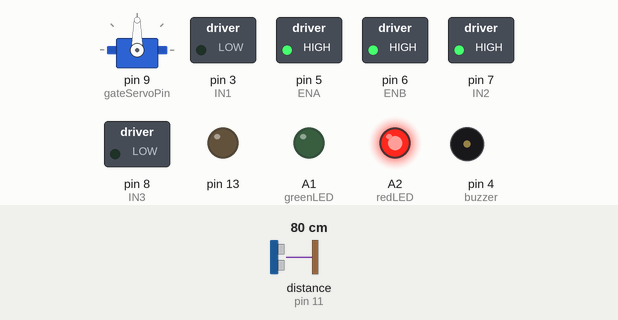
This sketch was run on a simulated Teensy 3. Shown: servo, switched loads named in the sketch (green lamp = pin HIGH), output pins drawn as LEDs (lit = HIGH), buzzer (waves = sounding, pin HIGH). Dashed ring = blinking. Inputs (shaded band) come from the test bench; at power-on: distance to the obstacle (sensor on pin 11) 80 cm. The echo pulse lasts 58.3 µs per cm; pins used as bus, display or sensor lines are not drawn.

Above: at 1.3 s.
1.4 s: distance to the obstacle (sensor on pin 11) set to 16 cm
2.9 s: distance to the obstacle (sensor on pin 11) set to 13 cm
At 3.9 s:
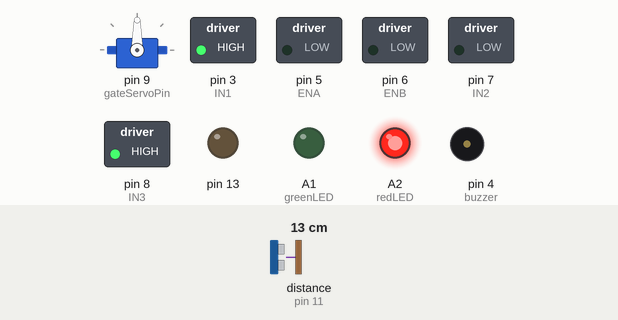
5.9 s: distance to the obstacle (sensor on pin 11) set to 18 cm
At 8.6 s:
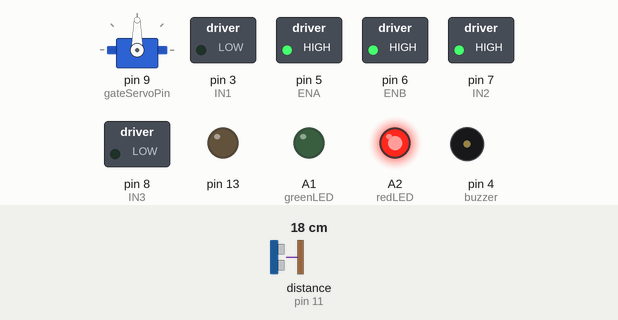
8.9 s: distance to the obstacle (sensor on pin 11) set to 2 cm
At 9.6 s:
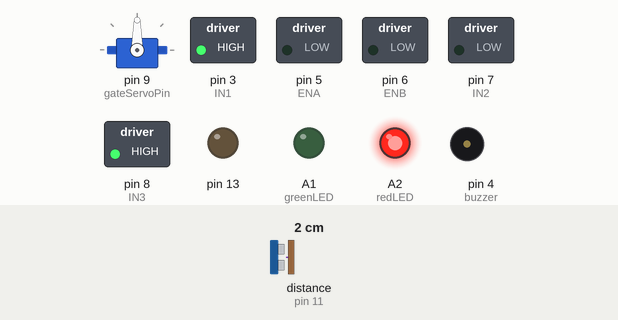
Timing chart, 0 to 12.9 s (numbered marks = the images above; inputs shaded):
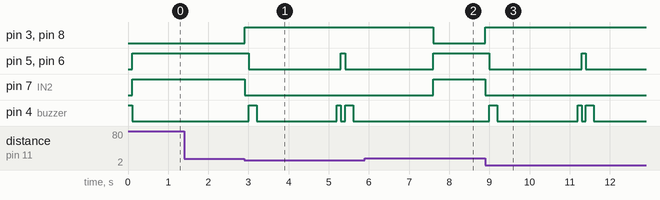

Measured:
- the behaviour switches between 15 and 14 cm on distance to the obstacle (sensor on pin 11) (found by bisection; images 0 and 1)
- after the input at 1.4 s, every drawn part: stays the same
- after the input at 2.9 s, pin 3 (IN1), pin 8 (IN3): LOW → HIGH at once; pin 5 (ENA), pin 6 (ENB): HIGH → LOW after 0.10 s, → HIGH 2.3 s later, → LOW 0.10 s later; pin 7 (IN2): HIGH → LOW at once; pin 4 (buzzer): goes HIGH 0.20 s, LOW 2.0 s, HIGH 0.10 s, LOW 0.10 s, HIGH 0.20 s, then LOW, starting after 0.10 s
- after the input at 5.9 s, pin 3 (IN1), pin 8 (IN3): HIGH → LOW after 1.7 s; pin 7 (IN2): LOW → HIGH after 1.7 s; pin 4 (buzzer): stays LOW (without the input it goes to HIGH after 1.7 s)
- after the input at 8.9 s, pin 3 (IN1), pin 8 (IN3): LOW → HIGH at once; pin 5 (ENA), pin 6 (ENB): HIGH → LOW after 0.10 s, → HIGH 2.3 s later, → LOW 0.10 s later; pin 7 (IN2): HIGH → LOW at once; pin 4 (buzzer): goes HIGH 0.20 s, LOW 2.0 s, HIGH 0.10 s, LOW 0.10 s, HIGH 0.20 s, then LOW, starting after 0.10 s

The sketch:

Open_day_code_test_1.ino
```cpp
#include <NewPing.h>
#include <Servo.h>


#define TRIGGER_PIN  10  // Arduino pin tied to trigger pin on the ultrasonic sensor.
#define ECHO_PIN     11  // Arduino pin tied to echo pin on the ultrasonic sensor.
#define MAX_DISTANCE 200 // Maximum distance we want to ping for (in centimeters). Maximum sensor distance is rated at 400-500cm.

NewPing sonar(TRIGGER_PIN, ECHO_PIN, MAX_DISTANCE); // NewPing setup of pins and maximum distance.


Servo gateServo;

#define redLED A2
#define greenLED A1
#define gateServoPin 9 // on gate code, this is 9


#define IN4 9 //on  robot, this is 9
#define IN3 8
#define IN2 7
#define IN1 3

#define ENA 5
#define ENB 6
#define buzzer 4


void setup()
{
	pinMode(redLED, OUTPUT);
	pinMode(greenLED, OUTPUT);
	pinMode(buzzer, OUTPUT);

	pinMode(13, OUTPUT);

	pinMode(IN1, OUTPUT);
	pinMode(IN2, OUTPUT);
	pinMode(IN3, OUTPUT);
	pinMode(IN4, OUTPUT);
	pinMode(ENA, OUTPUT);
	pinMode(ENB, OUTPUT);

	gateServo.attach(gateServoPin);

	Serial.begin(115200);

	beep();
}

void loop()
{

	//Write code to let drive until it sees the gate.
	//sample test code//

	// if (checkSensor(10) == true)
	// {
	// 	move('s');
	// }
	// else
	// {
	// 	move('f');
	// }


	 digitalWrite(redLED, HIGH);


	 // Serial.println(checkSensor(10));
	 // while(1)
	 // {
	 // Serial.println(sonar.ping_cm());
		// }


	 // if (checkSensor(10) == true)
	 // {
	 // 	//Serial.println("sees something");
	 // 	gateServo.write(90);
	 // 	delay(1000);
		// digitalWrite(redLED, LOW);
	 // 	digitalWrite(greenLED, HIGH);
	 // 	delay(5000);
	 // 	gateServo.write(0);
		// digitalWrite(greenLED, LOW);
	 // 	digitalWrite(redLED, HIGH);
	 // }
  //    else
  //    {
  //    	//	Serial.println("sees nothing");
  //    	gateServo.write(0);
  //    }

 move('f');

 if(checkSensor(15)== true)
{
	move ('s');
	beep();
	beep();
	delay(2000);

	if(checkSensor(15)!= true)
	{
		move('f');
	}
	else
	{
		beep();
	}
}

	//sample test code//

    /************************************/

											    // drive forward


											    // stop infront of gate, beep horn( 500 ms beep)


											    // wait 2 seconds


											    //check for gate again


											    //if there is no gate, drive through


     /***********************************/


   // BONUS POINTS!!! wRITE CODE TO HAVE ROBOT ALWAYS AVOID OBJECTS IN FRONT OF IT

   /*******************************************/


   /********************************************/


	//

}

boolean checkSensor(int dist)
{
	if(sonar.ping_cm() < dist)
	{
		return 1;
	}

	else

	return 0;
}

void beep()
{
	digitalWrite(buzzer, HIGH);
	delay(100);
	digitalWrite(buzzer, LOW);
}

void move(char dir)
{
	if((dir == 'f')||(dir == 'F'))	//move forward
	{
		digitalWrite(IN1, LOW);
		digitalWrite(IN2, HIGH);

		digitalWrite(IN3, LOW);
		digitalWrite(IN4, HIGH);

		digitalWrite(ENA, HIGH);
		digitalWrite(ENB, HIGH);

		// analogWrite(ENA, 255);
		// analogWrite(ENB, 255);


	}

	if((dir == 'b')||(dir == 'B'))	//move backward
	{
		digitalWrite(IN1, HIGH);
		digitalWrite(IN2, LOW);

		digitalWrite(IN3, HIGH);
		digitalWrite(IN4, LOW);

		digitalWrite(ENA, HIGH);
		digitalWrite(ENB, HIGH);

		// analogWrite(ENA, 255);
		// analogWrite(ENB, 255);

	}

	if((dir == 'r')||(dir == 'R'))	//move right
	{
		digitalWrite(IN1, HIGH);
		digitalWrite(IN2, LOW);

		digitalWrite(IN3, LOW);
		digitalWrite(IN4, HIGH);

		digitalWrite(ENA, HIGH);
		digitalWrite(ENB, HIGH);

		// analogWrite(ENA, 255);
		// analogWrite(ENB, 255);

	}

	if((dir == 'l')||(dir == 'L'))	//move left
	{
		digitalWrite(IN1, LOW);
		digitalWrite(IN2, HIGH);

		digitalWrite(IN3, HIGH);
		digitalWrite(IN4, LOW);

		digitalWrite(ENA, HIGH);
		digitalWrite(ENB, HIGH);

		// analogWrite(ENA, 255);
		// analogWrite(ENB, 255);

	}

	if((dir == 's')||(dir == 'S'))	//stop
	{
		digitalWrite(IN1, HIGH);
		digitalWrite(IN2, LOW);

		digitalWrite(IN3, HIGH);
		digitalWrite(IN4, LOW);

		digitalWrite(ENA, HIGH);
		digitalWrite(ENB, HIGH);

		delay(100);

		digitalWrite(ENA, LOW);
		digitalWrite(ENB, LOW);
	}
}


/* How to  use code examples for driving robot*/
/*

beep(); // beeps horn
checkSensor(10); //this == 1 if the object is
                 //less than 10cm from the sensor and 0 if it is not
move('f'); // makes the robot move forward
move('r'); // makes the robot turn right
move('l'); // makes the robot turn left
move('b'); // makes the robot revesrse /go backward
move('s'); // makes the robot stop
delay(500); // delays the code for 500 milliseconds
digitalWrite(redLED, HIGH); // turns red led on


*/
/* How to  use code examples  for gate robot*/

/*sample test code//

	if (checkSensor(10) == true)
	{
		move('s');
	}
	else
	{
		move('f');
	}
//sample test code*/
/*sample test code//

	if (checkSensor(10) == true)
	{
		gateServo.write(90);

	}
	else
	{
		gateServo.write(0);
	}
//sample test code*/
```
